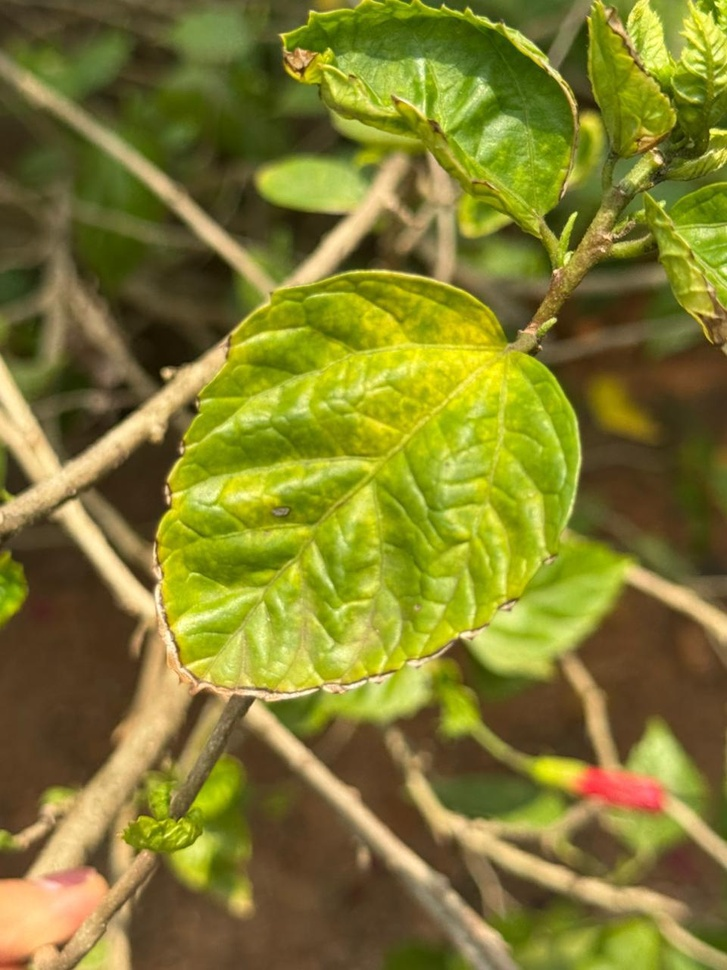
#> input picture dataset/healthy/leaf1.jpeg, 727 x 970 px, shrunk from 960 x 1280 before the run
$ python shape_analysis.py
#> lines starting #> are read from the running program, lines starting #| are printed output that depends on the picture; after the words box and inside, x2 and y2 are one past the last pixel; in counts of white or black regions, pixels touching at a corner belong together; long printed decimals are rounded
#> further down, img is the input picture: shape (970, 727, 3); mean B, G, R 46, 124.7, 129.3
import cv2
import numpy as np
import os
import pandas as pd

# =====================================
# Shape Feature Extraction Function
# =====================================

def extract_shape_features(image):
    """
    Extracts scale-invariant shape features from a preprocessed leaf image.
    Returns a dictionary of features, or None if extraction fails.
    """
    if image is None:
        print("[-] Error: Image is None.")
        return None

    # Convert to Grayscale
    if len(image.shape) == 3:
        gray = cv2.cvtColor(image, cv2.COLOR_BGR2GRAY)
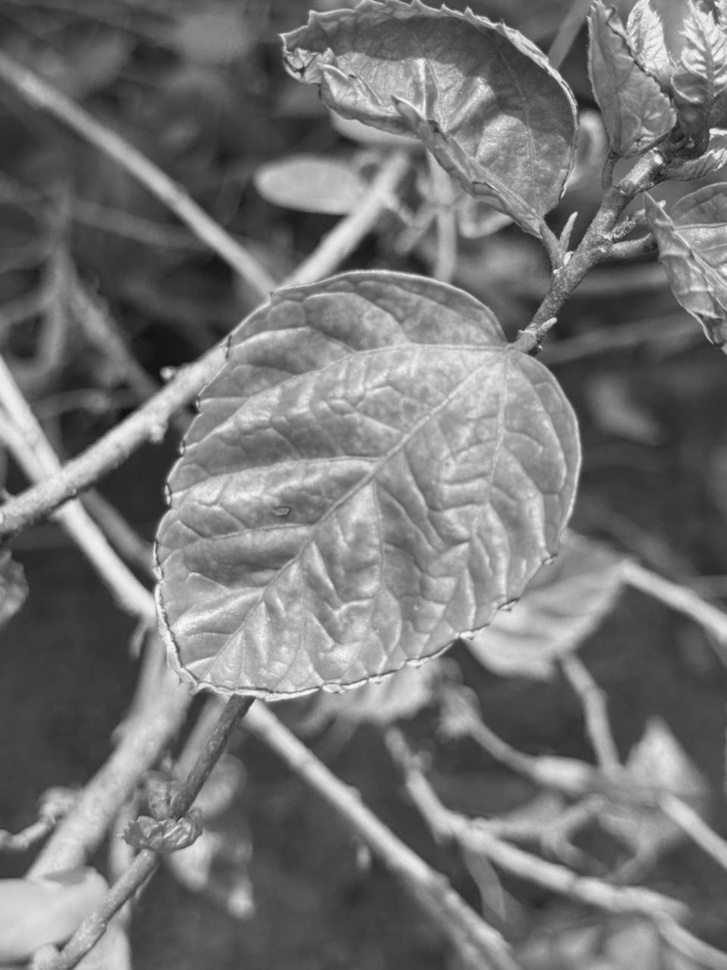
#> gray: shape (970, 727); min 15, max 250, mean 117.1
    else:
        gray = image.copy()

    # Binary Threshold to isolate the leaf silhouette
    _, thresh = cv2.threshold(
        gray,
        10,
        255,
        cv2.THRESH_BINARY
    )
#> thresh: shape (970, 727); every value is 255

    # Find Contours
    contours, _ = cv2.findContours(
        thresh,
        cv2.RETR_EXTERNAL,
        cv2.CHAIN_APPROX_SIMPLE
    )
#> contours = [[[0, 0], [0, 969], [726, 969], [726, 0]]]

    if len(contours) == 0:
        print("[-] No leaf contours found in image.")
        return None

    # Get largest contour (which is the leaf)
    largest_contour = max(contours, key=cv2.contourArea)
#> largest_contour = [[0, 0], [0, 969], [726, 969], [726, 0]]
    area = cv2.contourArea(largest_contour)
#> area = 703494
    perimeter = cv2.arcLength(largest_contour, True)
#> perimeter = 3390

    if area == 0:
        print("[-] Leaf contour area is zero.")
        return None

    # 1. Aspect Ratio (Width / Height of bounding box)
    x, y, w, h = cv2.boundingRect(largest_contour)
#> x = 0; y = 0; w = 727; h = 970
    aspect_ratio = float(w) / h if h > 0 else 0.0
#> aspect_ratio = 0.749

    # 2. Circularity / Compactness (4 * pi * Area / Perimeter^2)
    circularity = (4.0 * np.pi * area) / (perimeter ** 2) if perimeter > 0 else 0.0
#> circularity = 0.769

    # 3. Solidity (Area / Convex Hull Area)
    hull = cv2.convexHull(largest_contour)
#> hull = [[726, 0], [726, 969], [0, 969], [0, 0]]
    hull_area = cv2.contourArea(hull)
#> hull_area = 703494
    solidity = float(area) / hull_area if hull_area > 0 else 0.0
#> solidity = 1

    # 4. Extent (Area / Bounding Box Area)
    bbox_area = float(w * h)
#> bbox_area = 705190
    extent = area / bbox_area if bbox_area > 0 else 0.0
#> extent = 0.998

    # 5. Eccentricity (using fitted ellipse semi-axes)
    eccentricity = 0.0
    if len(largest_contour) >= 5:
        try:
            (x_ell, y_ell), (MA, ma), angle = cv2.fitEllipse(largest_contour)
            a = max(MA, ma) / 2.0
            b = min(MA, ma) / 2.0
            eccentricity = np.sqrt(a**2 - b**2) / a if a > 0 else 0.0
        except Exception:
            pass

    # Alternative eccentricity calculation from moments if ellipse fitting failed
    if eccentricity == 0.0:
        moments = cv2.moments(largest_contour)
#> moments = moments, m00 703494, centre m10/m00, m01/m00 = (363, 484.5)
        mu20 = moments['mu20']
#> mu20 = 3.09e+10
        mu02 = moments['mu02']
#> mu02 = 5.5e+10
        mu11 = moments['mu11']
#> mu11 = 1.53e-05
        diff = mu20 - mu02
#> diff = -2.41e+10
        sum_mu = mu20 + mu02
#> sum_mu = 8.59e+10
        if sum_mu > 0:
            eccentricity = np.sqrt(diff**2 + 4 * mu11**2) / sum_mu
#> eccentricity = 0.281

    # 6. Hu Moments (scale, translation, and rotation invariant)
    moments = cv2.moments(largest_contour)
    hu = cv2.HuMoments(moments).flatten()
#> hu = [0.174, 0.00238, 8.97e-33, 9.96e-34, 8.34e-67, -2.92e-35, 2.86e-66]

    # Log-transform Hu moments to make them comparable
    hu_log = []
    for val in hu:
        if val != 0:
            hu_log.append(-1.0 * np.sign(val) * np.log10(np.abs(val)))
        else:
            hu_log.append(0.0)
#> this loop made 7 passes
#> val on passes 1 to 7: 0.174, 0.00238, 8.97e-33, 9.96e-34, 8.34e-67, -2.92e-35, 2.86e-66
#> after the loop, hu_log = [0.76, 2.62, 32.05, 33, 66.08, -34.54, 65.54]

    # Compile shape features dictionary
    features = {
        "shape_aspect_ratio": aspect_ratio,
        "shape_circularity": circularity,
        "shape_solidity": solidity,
        "shape_extent": extent,
        "shape_eccentricity": eccentricity,
        "shape_hu_1": hu_log[0],
        "shape_hu_2": hu_log[1],
        "shape_hu_3": hu_log[2]
    }
#> features = {'shape_aspect_ratio': 0.749, 'shape_circularity': 0.769, 'shape_solidity': 1, 'shape_extent': 0.998, 'shape_eccentricity': 0.281, 'shape_hu_1': 0.76, 'shape_hu_2': 2.62, 'shape_hu_3': 32.05}

    return features

if __name__ == "__main__":
    # Test script on one of the healthy dataset leaves
    test_path = "../../dataset/healthy/leaf1.jpeg"
    if os.path.exists(test_path):
        img = cv2.imread(test_path)
        print("Testing feature extraction on:", test_path)
        feats = extract_shape_features(img)
#> feats has the same summary as features in extract_shape_features
        print("Extracted Shape Features:")
        for k, v in feats.items():
            print(f"  {k}: {v:.6f}")
#> this loop made 8 passes
#> (k, v) on passes 1 to 8: ('shape_aspect_ratio', 0.749), ('shape_circularity', 0.769), ('shape_solidity', 1), ('shape_extent', 0.998), ('shape_eccentricity', 0.281), ('shape_hu_1', 0.76), ('shape_hu_2', 2.62), ('shape_hu_3', 32.05)
#|   shape_aspect_ratio: 0.7495
#|   shape_circularity: 0.7693
#|   shape_solidity: 1.000
#|   shape_extent: 0.9976
#|   shape_eccentricity: 0.281
#|   shape_hu_1: 0.7603
#|   shape_hu_2: 2.623
#|   shape_hu_3: 32.047
    else:
        print(f"Could not find test image at {test_path}")

$ run again, with dataset/healthy/leaf2.jpeg copied over dataset/healthy/leaf1.jpeg
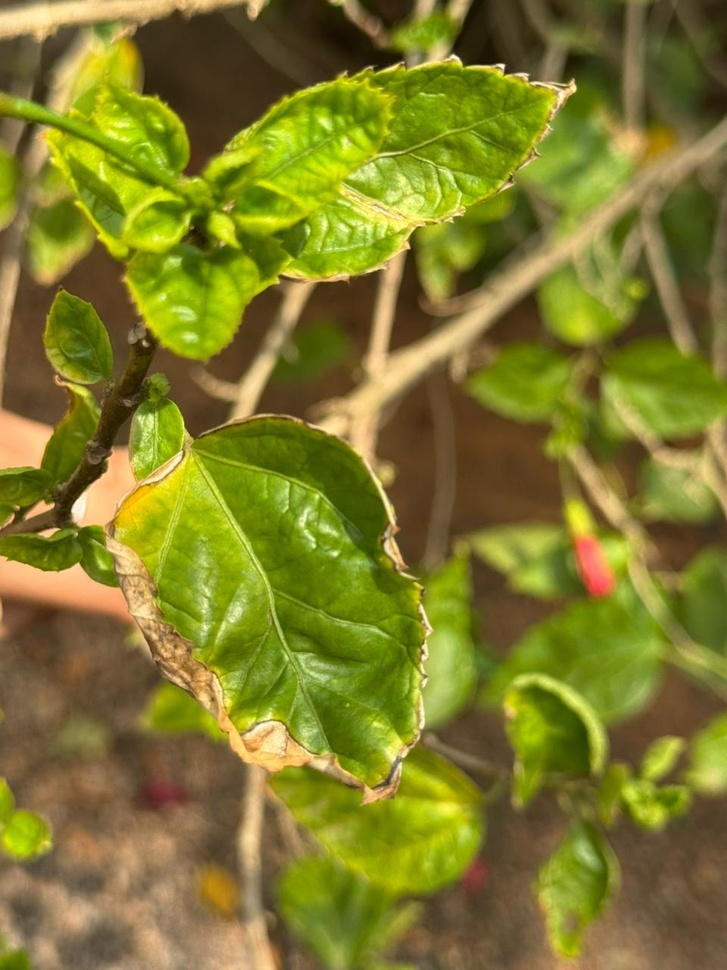
#> input picture dataset/healthy/leaf2.jpeg, 727 x 970 px, shrunk from 960 x 1280 before the run
#> img is the input picture: shape (970, 727, 3); mean B, G, R 42.7, 123.1, 127
#> in extract_shape_features, `gray = cv2.cvtColor(image, cv2.COLOR_BGR2GRAY)`:
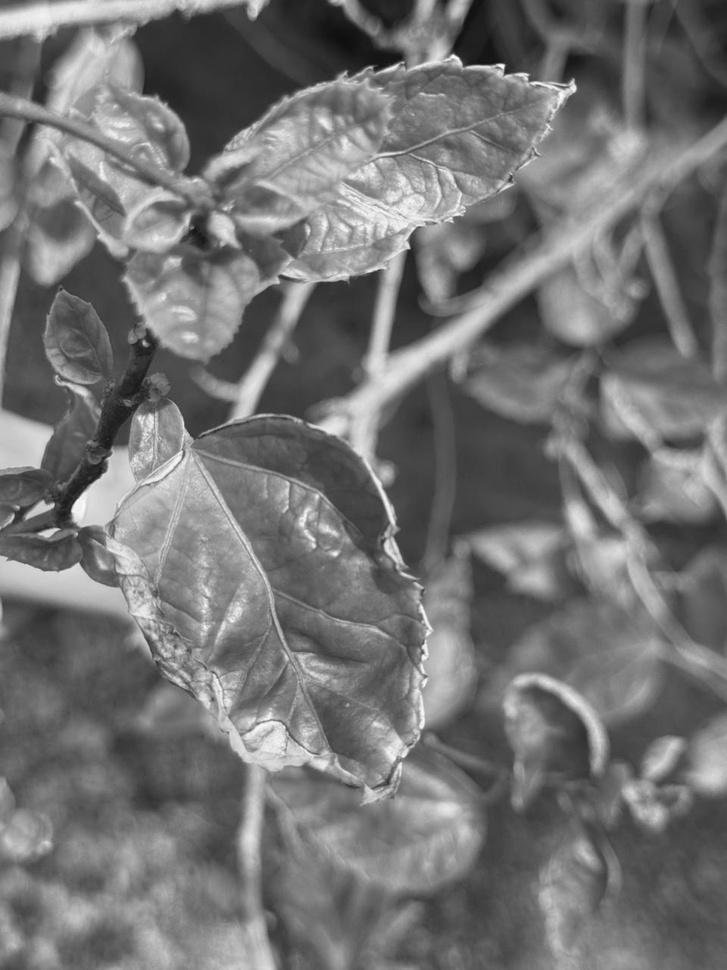
#> gray: shape (970, 727); min 15, max 251, mean 115.1
#> thresh: shape (970, 727); every value is 255
#> contours = [[[0, 0], [0, 969], [726, 969], [726, 0]]]
#> largest_contour = [[0, 0], [0, 969], [726, 969], [726, 0]]
#> area = 703494
#> perimeter = 3390
#> x = 0; w = 727; h = 970
#> aspect_ratio = 0.749
#> circularity = 0.769
#> hull = [[726, 0], [726, 969], [0, 969], [0, 0]]
#> hull_area = 703494
#> solidity = 1
#> bbox_area = 705190
#> extent = 0.998
#> moments = moments, m00 703494, centre m10/m00, m01/m00 = (363, 484.5)
#> mu20 = 3.09e+10
#> mu02 = 5.5e+10
#> mu11 = 1.53e-05
#> diff = -2.41e+10
#> sum_mu = 8.59e+10
#> eccentricity = 0.281
#> hu = [0.174, 0.00238, 8.97e-33, 9.96e-34, 8.34e-67, -2.92e-35, 2.86e-66]
#> the loop in extract_shape_features, `for val in hu:` made 7 passes
#> val on passes 1 to 7: 0.174, 0.00238, 8.97e-33, 9.96e-34, 8.34e-67, -2.92e-35, 2.86e-66
#> after the loop in extract_shape_features, `for val in hu:`: hu_log = [0.76, 2.62, 32.05, 33, 66.08, -34.54, 65.54]
#> features = {'shape_aspect_ratio': 0.749, 'shape_circularity': 0.769, 'shape_solidity': 1, 'shape_extent': 0.998, 'shape_eccentricity': 0.281, 'shape_hu_1': 0.76, 'shape_hu_2': 2.62, 'shape_hu_3': 32.05}
#> feats has the same summary as features in extract_shape_features
#> the loop `for k, v in feats.items():` made 8 passes
#> (k, v) on passes 1 to 8: ('shape_aspect_ratio', 0.749), ('shape_circularity', 0.769), ('shape_solidity', 1), ('shape_extent', 0.998), ('shape_eccentricity', 0.281), ('shape_hu_1', 0.76), ('shape_hu_2', 2.62), ('shape_hu_3', 32.05)
#> (printed output is left out)

$ run again, with dataset/healthy/leaf3.jpeg copied over dataset/healthy/leaf1.jpeg
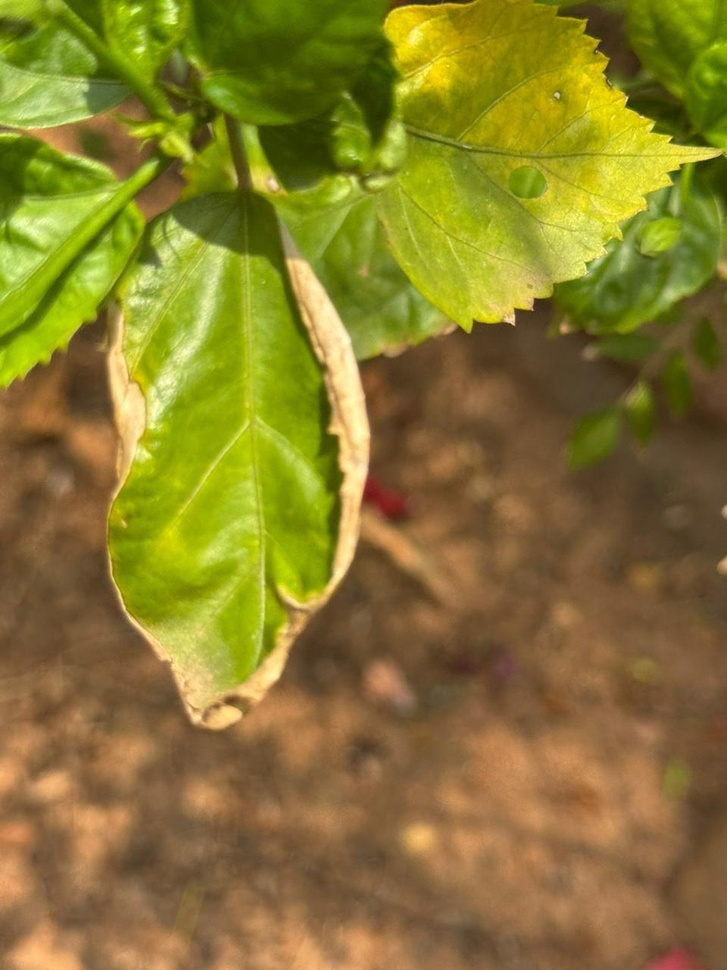
#> input picture dataset/healthy/leaf3.jpeg, 727 x 970 px, shrunk from 960 x 1280 before the run
#> img is the input picture: shape (970, 727, 3); mean B, G, R 46.3, 121.8, 135.9
#> in extract_shape_features, `gray = cv2.cvtColor(image, cv2.COLOR_BGR2GRAY)`:
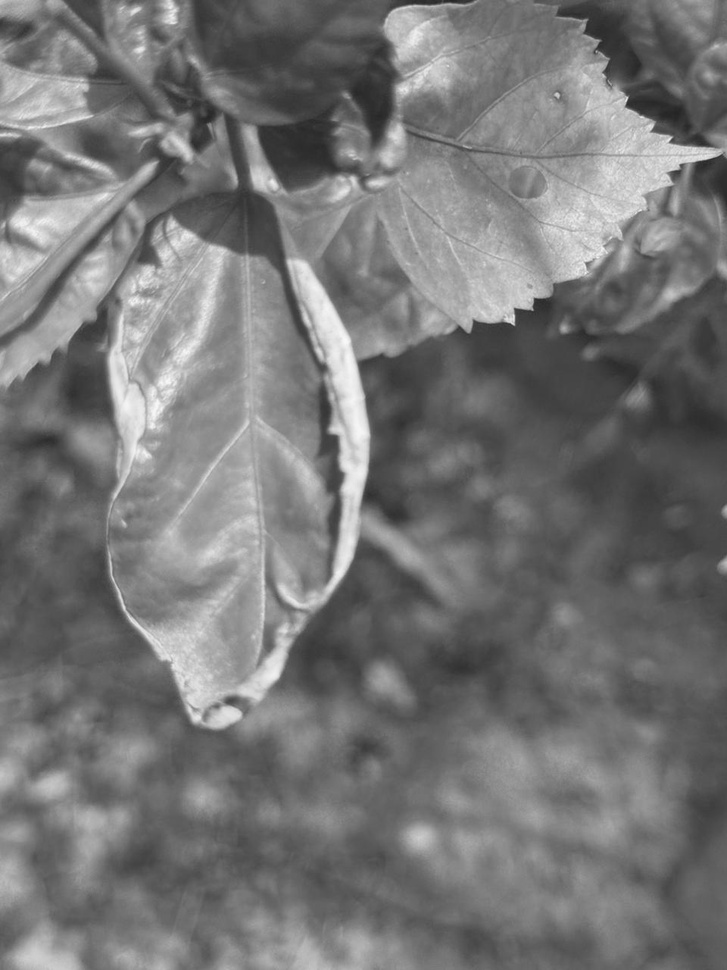
#> gray: shape (970, 727); min 36, max 249, mean 117.4
#> thresh: shape (970, 727); every value is 255
#> contours = [[[0, 0], [0, 969], [726, 969], [726, 0]]]
#> largest_contour = [[0, 0], [0, 969], [726, 969], [726, 0]]
#> area = 703494
#> perimeter = 3390
#> x = 0; w = 727; h = 970
#> aspect_ratio = 0.749
#> circularity = 0.769
#> hull = [[726, 0], [726, 969], [0, 969], [0, 0]]
#> hull_area = 703494
#> solidity = 1
#> bbox_area = 705190
#> extent = 0.998
#> moments = moments, m00 703494, centre m10/m00, m01/m00 = (363, 484.5)
#> mu20 = 3.09e+10
#> mu02 = 5.5e+10
#> mu11 = 1.53e-05
#> diff = -2.41e+10
#> sum_mu = 8.59e+10
#> eccentricity = 0.281
#> hu = [0.174, 0.00238, 8.97e-33, 9.96e-34, 8.34e-67, -2.92e-35, 2.86e-66]
#> the loop in extract_shape_features, `for val in hu:` made 7 passes
#> val on passes 1 to 7: 0.174, 0.00238, 8.97e-33, 9.96e-34, 8.34e-67, -2.92e-35, 2.86e-66
#> after the loop in extract_shape_features, `for val in hu:`: hu_log = [0.76, 2.62, 32.05, 33, 66.08, -34.54, 65.54]
#> features = {'shape_aspect_ratio': 0.749, 'shape_circularity': 0.769, 'shape_solidity': 1, 'shape_extent': 0.998, 'shape_eccentricity': 0.281, 'shape_hu_1': 0.76, 'shape_hu_2': 2.62, 'shape_hu_3': 32.05}
#> feats has the same summary as features in extract_shape_features
#> the loop `for k, v in feats.items():` made 8 passes
#> (k, v) on passes 1 to 8: ('shape_aspect_ratio', 0.749), ('shape_circularity', 0.769), ('shape_solidity', 1), ('shape_extent', 0.998), ('shape_eccentricity', 0.281), ('shape_hu_1', 0.76), ('shape_hu_2', 2.62), ('shape_hu_3', 32.05)
#> (printed output is left out)

$ run again, with dataset/healthy/leaf4.jpeg copied over dataset/healthy/leaf1.jpeg
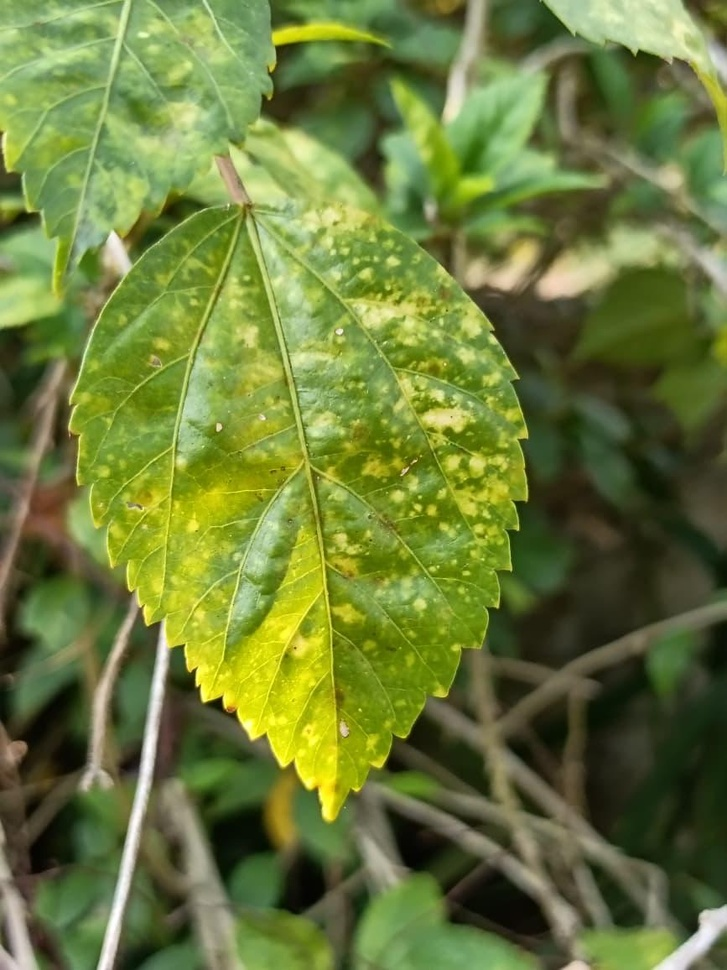
#> input picture dataset/healthy/leaf4.jpeg, 727 x 970 px, shrunk from 867 x 1156 before the run
#> img is the input picture: shape (970, 727, 3); mean B, G, R 58.5, 123.6, 107.6
#> in extract_shape_features, `gray = cv2.cvtColor(image, cv2.COLOR_BGR2GRAY)`:
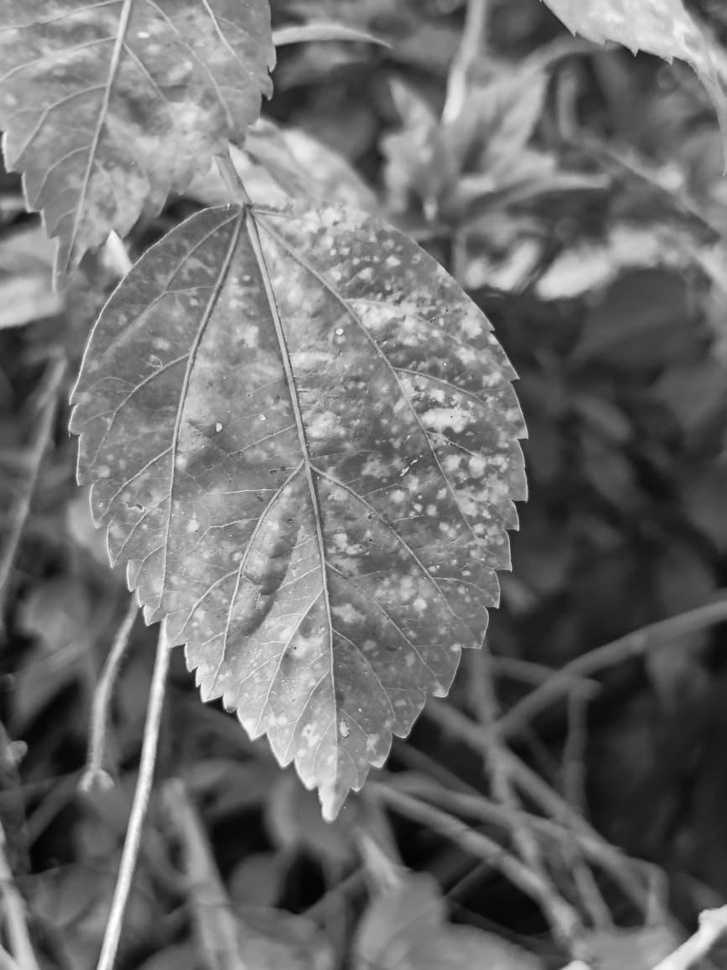
#> gray: shape (970, 727); min 2, max 255, mean 111.4
#> in extract_shape_features, `_, thresh = cv2.threshold( gray, 10, 255, cv2.THRESH_BINARY )`:
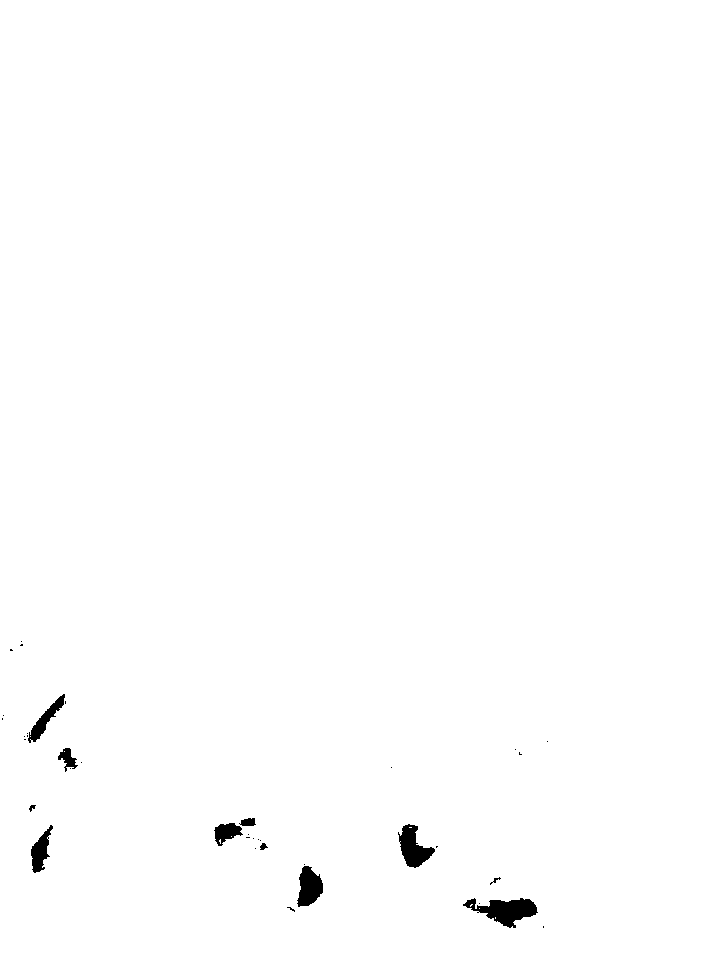
#> thresh: shape (970, 727); 99.3% white; 38 black regions (27 under 20 px), largest, box (x1, y1, x2, y2) and area: (463, 898, 538, 928) 1150, (398, 824, 435, 868) 844, (297, 866, 323, 907) 727
#> contours = [[[0, 0], [0, 969], [726, 969], [726, 0]]]
#> largest_contour = [[0, 0], [0, 969], [726, 969], [726, 0]]
#> area = 703494
#> perimeter = 3390
#> x = 0; w = 727; h = 970
#> aspect_ratio = 0.749
#> circularity = 0.769
#> hull = [[726, 0], [726, 969], [0, 969], [0, 0]]
#> hull_area = 703494
#> solidity = 1
#> bbox_area = 705190
#> extent = 0.998
#> moments = moments, m00 703494, centre m10/m00, m01/m00 = (363, 484.5)
#> mu20 = 3.09e+10
#> mu02 = 5.5e+10
#> mu11 = 1.53e-05
#> diff = -2.41e+10
#> sum_mu = 8.59e+10
#> eccentricity = 0.281
#> hu = [0.174, 0.00238, 8.97e-33, 9.96e-34, 8.34e-67, -2.92e-35, 2.86e-66]
#> the loop in extract_shape_features, `for val in hu:` made 7 passes
#> val on passes 1 to 7: 0.174, 0.00238, 8.97e-33, 9.96e-34, 8.34e-67, -2.92e-35, 2.86e-66
#> after the loop in extract_shape_features, `for val in hu:`: hu_log = [0.76, 2.62, 32.05, 33, 66.08, -34.54, 65.54]
#> features = {'shape_aspect_ratio': 0.749, 'shape_circularity': 0.769, 'shape_solidity': 1, 'shape_extent': 0.998, 'shape_eccentricity': 0.281, 'shape_hu_1': 0.76, 'shape_hu_2': 2.62, 'shape_hu_3': 32.05}
#> feats has the same summary as features in extract_shape_features
#> the loop `for k, v in feats.items():` made 8 passes
#> (k, v) on passes 1 to 8: ('shape_aspect_ratio', 0.749), ('shape_circularity', 0.769), ('shape_solidity', 1), ('shape_extent', 0.998), ('shape_eccentricity', 0.281), ('shape_hu_1', 0.76), ('shape_hu_2', 2.62), ('shape_hu_3', 32.05)
#> (printed output is left out)
